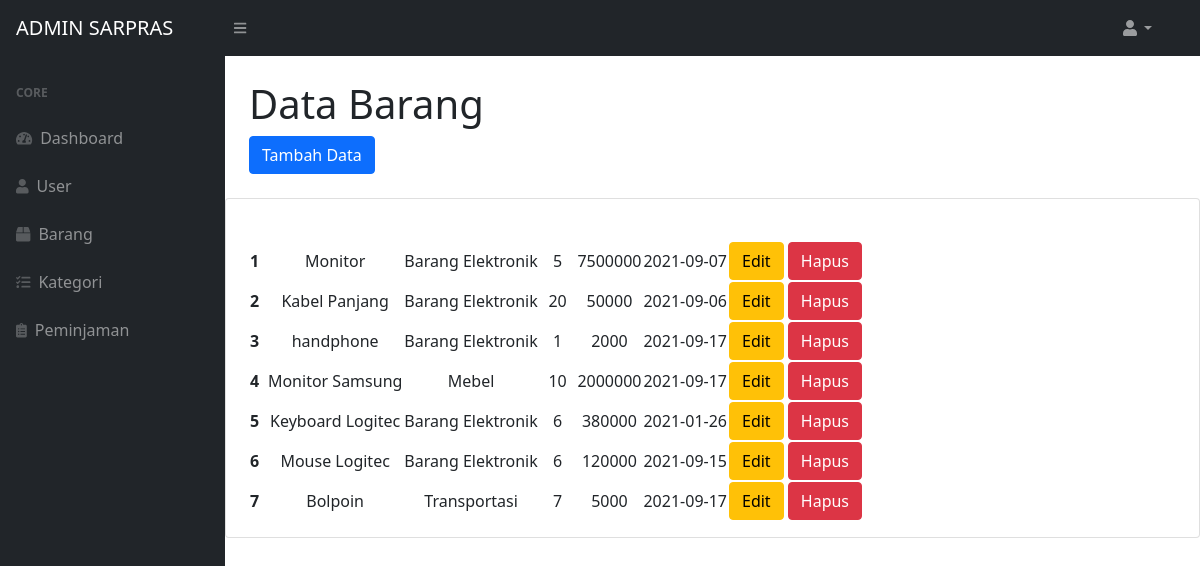
The app's page /index.php/barang, older data.
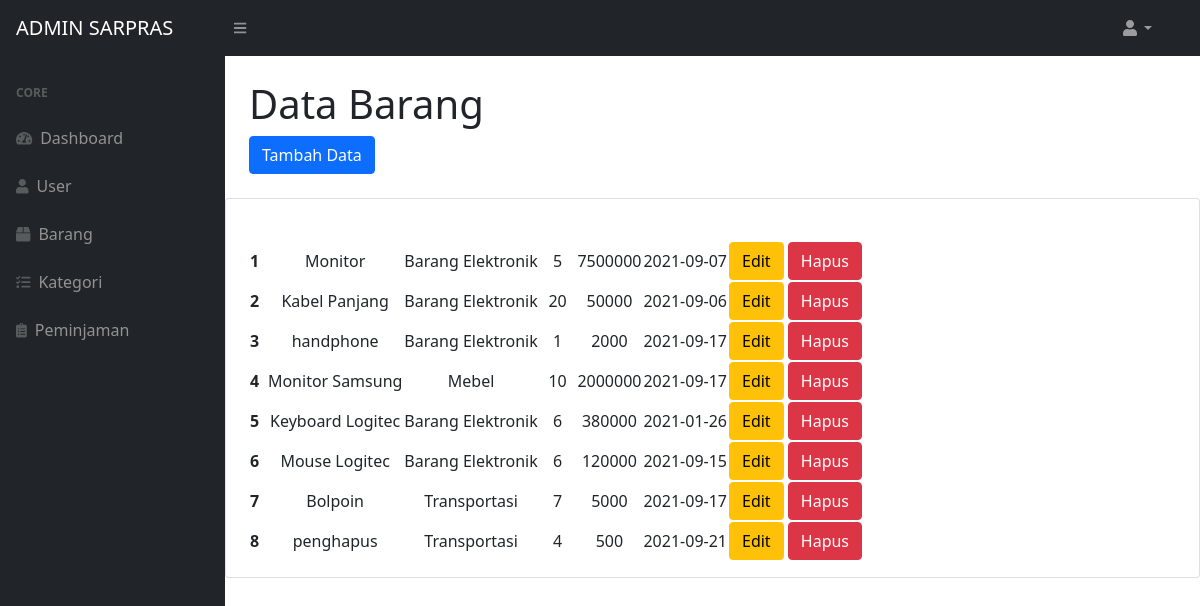
The same page, newer data.
### tables this page shows
CREATE TABLE `tb_barang` (
  `id_barang` int(20) NOT NULL,
  `id_kategori` int(11) NOT NULL,
  `nama` varchar(40) NOT NULL,
  `stok` int(20) NOT NULL,
  `harga` int(20) NOT NULL,
  `tanggal` date NOT NULL,
  `create_date` timestamp NOT NULL DEFAULT current_timestamp() ON UPDATE current_timestamp()
);

CREATE TABLE `tb_kategori` (
  `id_kategori` int(20) NOT NULL,
  `nama_kategori` varchar(30) NOT NULL
);

### application/controllers/Barang.php (called while the page is built, shortened)
<?php
class Barang extends CI_Controller {
    function __construct(){
        $this->load->model('M_Barang', 'barang');
    }
	public function index()
	{
        $data = array(
            'title' => 'List Barang',
            'content' => 'barang/vbarang',
            'data'=>  $this->barang->get_data()
        );
        $this->load->view('template/view', $data);
	}
}
?>

### index.php (called while the page is built, shortened)
<?php
require_once BASEPATH.'core/CodeIgniter.php';

### application/models/M_Barang.php (called while the page is built, shortened)
<?php
    class M_Barang extends CI_Model {
        function get_data()
        {
            return $this->db->query("SELECT b.id_barang, b.nama, k.nama_kategori, b.stok, b.harga, b.tanggal FROM tb_barang AS b
            JOIN tb_kategori as k ON k.id_kategori=b.id_kategori")->result();
        }
    }
?>

### application/views/barang/vbarang.php (the view, shortened to what this page needs)
<!DOCTYPE html>
<html lang="en">
<head>
    <link href="https://cdn.jsdelivr.net/npm/bootstrap@5.0.0-beta3/dist/css/bootstrap.min.css" rel="stylesheet">
</head>
<body>
    <div id="layoutSidenav_content">
        <main>
            <div class="container-fluid px-4">
                <h1 class="mt-4">Data Barang</h1>
                    <ol class="breadcrumb mb-4">
                    <a href="barang/add" class="btn btn-primary">Tambah Data</a>
                    </ol>
            </div>
            <div class="card mb-4">
            <div class="card-body">
                <table id="datatablesSimple">
                    <thead class="table-dark ">
                        <tr >
                            <th class="text-center">No</th>
                            <th class="text-center">Nama Barang</th>
                            <th class="text-center">Nama Kategori</th>
                            <th class="text-center">Stok</th>
                            <th class="text-center">Harga</th>
                            <th class="text-center">Tanggal</th>
                            <th class="text-center">Aksi</th>
                        </tr>
                    </thead>
                <tbody>
                    <?php $no= 0; foreach ($data as $key): ?>
                    <tr class="text-center">
                        <th scope="row" class="text-center" ><?= ++$no ?></th>
                        <td><?= $key->nama?></td>
                        <td><?= $key->nama_kategori?></td>
                        <td><?= $key->stok?></td>
                        <td><?= $key->harga?></td>
                        <td><?= $key->tanggal?></td>
                        <td>
                        <a href="barang/edit/<?= $key->id_barang ?>" class="btn btn-warning">Edit</a>
                        <a href="barang/delete/<?= $key->id_barang ?>" class="btn btn-danger">Hapus</a>
                        </td>
                    </tr>
                    <?php endforeach ?>
                </tbody>
                </table>
        </main>
    </div>
</body>
</html>

Row changes from the older to the newer data that the page shows:
added tb_barang: nama "penghapus", id_kategori.nama_kategori "Transportasi", stok "4", harga "500", tanggal "2021-09-21"
